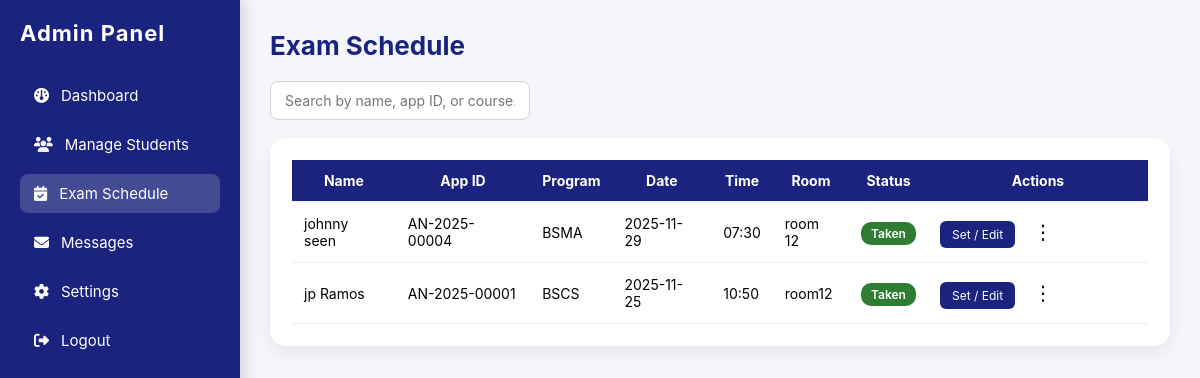
Page /admin/exam-schedule (signed in) on the earlier database version.
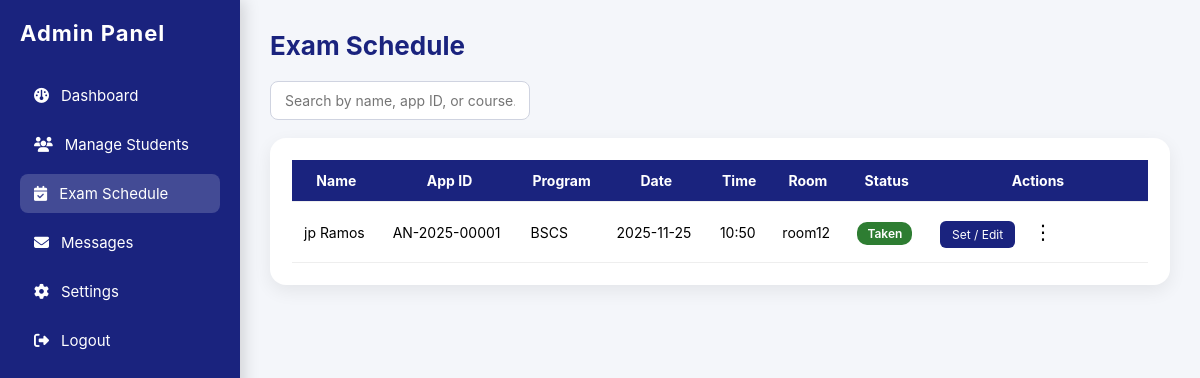
Same page on the later database version.
### tables this page shows
CREATE TABLE application_status (
        id INTEGER PRIMARY KEY AUTOINCREMENT,
        app_id TEXT UNIQUE,
        exam_taken INTEGER DEFAULT 0,   -- 0/1
        approved INTEGER DEFAULT 0,     -- 0/1
        enrolled INTEGER DEFAULT 0,     -- 0/1
        updated_at TEXT
    , rejected INTEGER DEFAULT 0, reject_reason TEXT, exam_status TEXT DEFAULT 'not_set');

CREATE TABLE applicants (
        id INTEGER PRIMARY KEY AUTOINCREMENT,
        app_id TEXT UNIQUE,
        student_id INTEGER,
        first_name TEXT,
        last_name TEXT,
        email TEXT,
        program TEXT,
        created_at TEXT,
        form_json TEXT,
        submitted INTEGER DEFAULT 0,
        FOREIGN KEY(student_id) REFERENCES students(id)
    );

CREATE TABLE exam_schedule (
        id INTEGER PRIMARY KEY AUTOINCREMENT,
        app_id TEXT UNIQUE,
        exam_date TEXT,
        exam_time TEXT,
        exam_room TEXT,
        notes TEXT,
        created_at TEXT
    );

### app.py (the view)
@app.route("/admin/exam-schedule")
@admin_required
def admin_exam_schedule():
    conn = get_conn()
    c = conn.cursor()
    c.execute("""
        SELECT
            a.app_id,
            a.form_json,
            a.program,
            a.submitted,

            es.exam_date,
            es.exam_time,
            es.exam_room,
            es.notes,

            st.exam_taken,
            st.approved,
            st.enrolled,
            st.rejected,
            st.exam_status

        FROM applicants a
        LEFT JOIN exam_schedule es ON es.app_id = a.app_id
        LEFT JOIN application_status st ON st.app_id = a.app_id
        WHERE a.submitted = 1
        ORDER BY a.created_at DESC
    """)
    rows = c.fetchall()
    conn.close()
    schedules = []
    for r in rows:
        form = json.loads(r["form_json"] or "{}")
        if r["exam_taken"] == 1:
            exam_status = "exam_taken"
        elif r["exam_status"] == "retake":
            exam_status = "retake"
        elif r["exam_status"] == "set":
            exam_status = "set"
        else:
            exam_status = "not_set"
        schedules.append({
            "app_id": r["app_id"],
            "firstName": form.get("firstName", ""),
            "lastName": form.get("lastName", ""),
            "program": r["program"] or "N/A",
            "exam_date": r["exam_date"],
            "exam_time": r["exam_time"],
            "exam_room": r["exam_room"],
            "notes": r["notes"],
            "exam_taken": r["exam_taken"],
            "exam_status": exam_status,
        })
    return render_template(
        "admin_exam_schedule.html",
        schedules=schedules,
        active_page="exam_schedule"
    )

### app.py (called while the page is built)
def get_conn():
    conn = sqlite3.connect(DB_FILE)
    conn.row_factory = sqlite3.Row
    return conn

def admin_required(f):
    @wraps(f)
    def wrapper(*args, **kwargs):
        if "admin" not in session:
            return redirect("/admin")  # Redirect to admin login
        return f(*args, **kwargs)
    return wrapper

### templates/admin_exam_schedule.html (shortened to what this page needs)
{% extends "adminbase.html" %}
{% block content %}
<h2 class="page-title">Exam Schedule</h2>
<div class="search-bar">
    <input type="text" id="searchInput" class="search-input"
           placeholder="Search by name, app ID, or course...">
</div>
<div class="table-wrapper">
<table id="scheduleTable">
    <thead>
        <tr>
            <th>Name</th>
            <th>App ID</th>
            <th>Program</th>
            <th>Date</th>
            <th>Time</th>
            <th>Room</th>
            <th>Status</th>
            <th style="width: 220px;">Actions</th>
        </tr>
    </thead>
    <tbody>
        {% for s in schedules %}
        <tr>
            <td>{{ s.firstName }} {{ s.lastName }}</td>
            <td>{{ s.app_id }}</td>
            <td>{{ s.program }}</td>
            <td>{{ s.exam_date or '-' }}</td>
            <td>{{ s.exam_time or '-' }}</td>
            <td>{{ s.exam_room or '-' }}</td>
            <td>
                {% if s.exam_status == "set" %}
                    <span class="badge badge-blue">Set</span>
                {% elif s.exam_status == "exam_taken" %}
                    <span class="badge badge-green">Taken</span>
                {% elif s.exam_status == "retake" %}
                    <span class="badge badge-orange">Retake</span>
                {% else %}
                    <span class="badge badge-gray">Not Set</span>
                {% endif %}
            </td>
            <td>
    <button class="action-btn"
            onclick="openScheduleModal('{{ s.app_id }}',
                                       '{{ s.exam_date }}',
                                       '{{ s.exam_time }}',
                                       '{{ s.exam_room }}',
                                       `{{ s.notes|escape }}`)">
        Set / Edit
    </button>
    <div class="action-menu" style="display:inline-block; position:relative;">
        <button class="menu-btn">⋮</button>
    </div>
</td>
        </tr>
        {% endfor %}
    </tbody>
</table>
</div>
{% endblock %}

Differences in the rows shown:
removed application_status: firstName "johnny", lastName "seen", app_id "AN-2025-00004", program "BSMA", exam_date "2025-11-29", exam_time "07:30", exam_room "room 12", exam_status "Taken"
